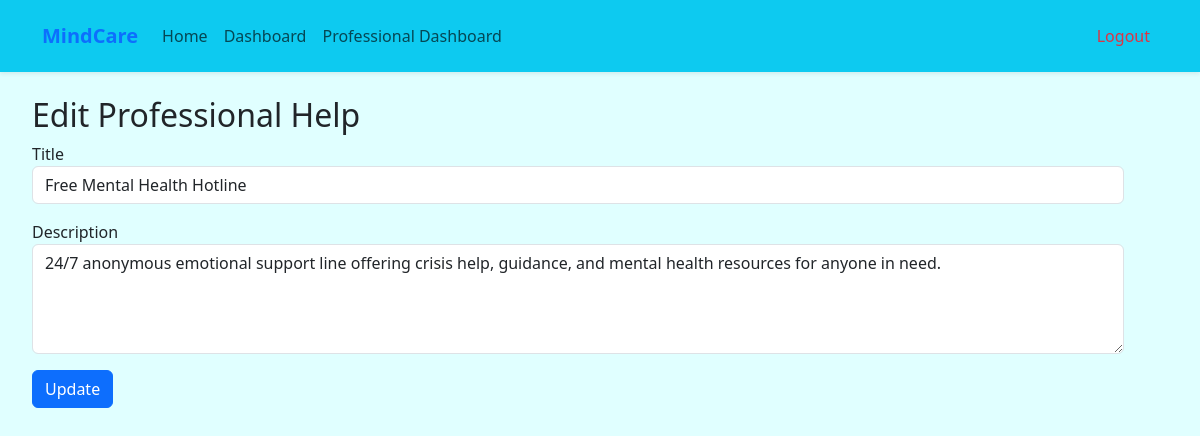
Screenshot of /mindCare/professional-help/update/5/ (signed in) with the database file from the repository.
### mindCare/models.py (models this page shows, shortened)
class ProfessionalHelp(models.Model):
    title = models.CharField(max_length=200, blank=True, null=True)
    description = models.TextField(blank=True, null=True)
    availability = models.CharField(max_length=100, blank=True)
    location = models.CharField(max_length=100, blank=True)
    price = models.DecimalField(max_digits=10, decimal_places=2, blank=True, null=True)
    contact = models.CharField(max_length=100, blank=True)
    is_professional = models.BooleanField(default=False)

### mindCare/views.py (the view)
# urls.py: path('professional-help/update/<int:id>/', views.update_help, name='update_help'),
@login_required
def update_help(request, id):
    professional = ProfessionalHelp.objects.get(id=id)
    if request.method == "POST":
        professional.title = request.POST.get('title')
        professional.description = request.POST.get('description')
        professional.save()
        messages.success(request, "Updated successfully!")
        return redirect('mindCare:help_list')
    return render(request, 'mindCare/update_help.html', {'professional': professional})

### mindCare/templates/mindCare/update_help.html (shortened to what this page needs)
{% extends 'mindCare/home.html' %}
{% block content %}
<div class="container mt-4">
    <h2>Edit Professional Help</h2>
    <form method="POST">
        <div class="mb-3">
            <label>Title</label>
            <input type="text" name="title" class="form-control" value="{{ professional.title }}" required>
        </div>
        <div class="mb-3">
            <label>Description</label>
            <textarea name="description" class="form-control" rows="4" required>{{ professional.description }}</textarea>
        </div>
        <button type="submit" class="btn btn-primary">Update</button>
    </form>
</div>
{% endblock %}

### rows the page displays
ProfessionalHelp: title "Free Mental Health Hotline", description "24/7 anonymous emotional support line offering crisis help, guidance, and mental health resources for anyone in need."
